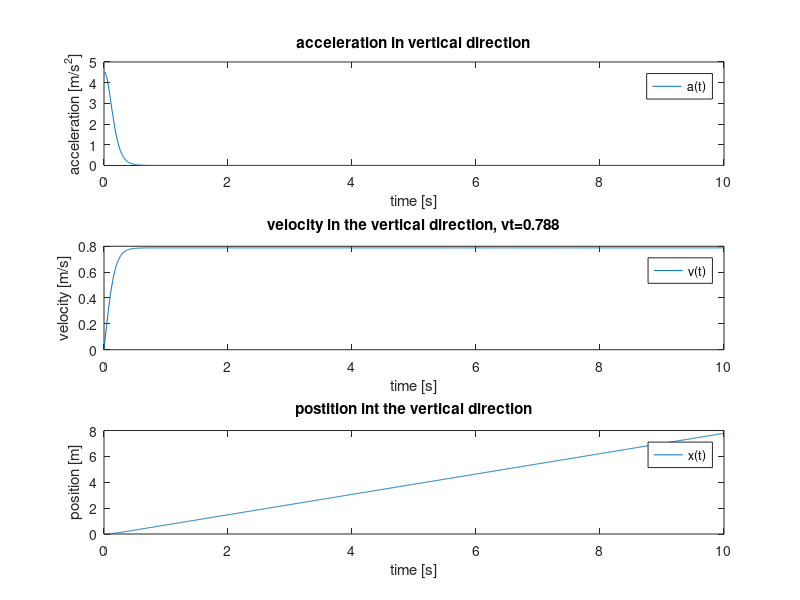
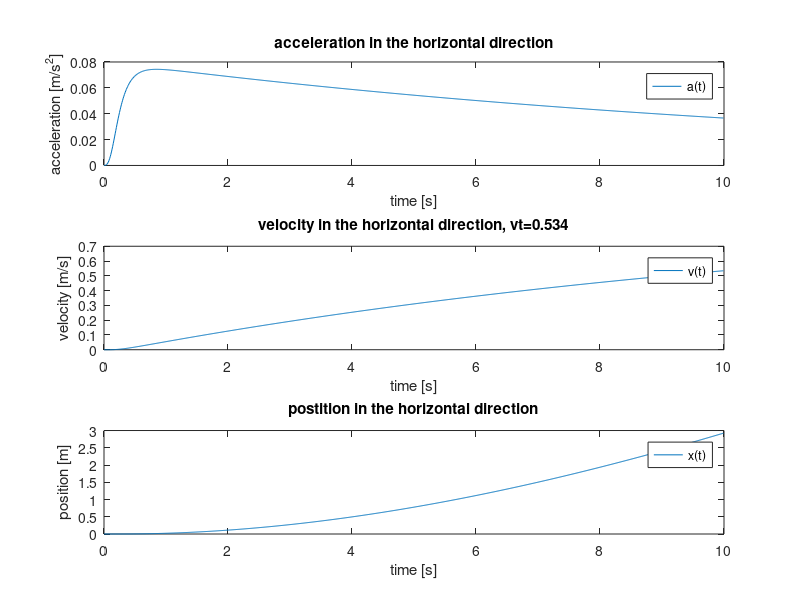
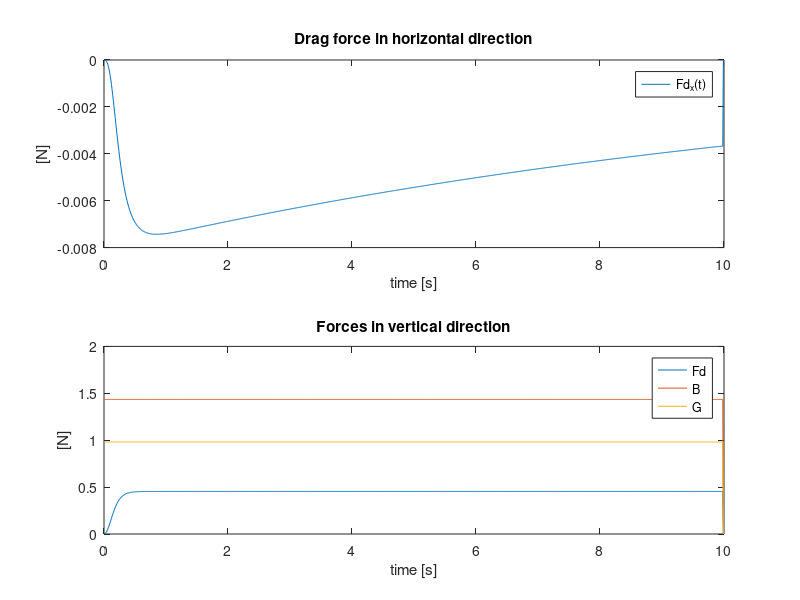

Write MATLAB code to recreate these figures, in order.
function main
%%
%   Project 7.2 - FYS-MEK1110 - mechanics - oblig #2
%
%                Weather Balloon
%%
% constants

radius = 0.3; % radius of balloon
V = 4/3*pi*radius^3;
A = 4*pi*radius^2;
eps = 0.001
vt_x = 0;
vt_z = 0;
m = 0.1;
w0 = 1.0;
h = 10;
g = 9.81;
rho = 1.255;     % 15degrees Celcius and at sealevel.
rho2 = 1.293;    % 20degrees Celcius and at sealevel.
Cd = 1.0;        % shapefactor
D = 0.5*rho2*Cd*A;
Bouyancy = rho2*V*g;
t0 = 0;
tmax = 10;
N = 1000;
dt = (tmax-t0)/N;

A
V
D


a = zeros(N,2);
v = zeros(N,2);
w = zeros(N,2);
r = zeros(N,2);
Fd = zeros(N,2);
G = zeros(N,2);
B = zeros(N,2);
t = zeros(N,1);

%%

    function Drg = Drag(v,w)
        velocity = v - w;
        Drg = D*norm(velocity).*velocity;
    end

    function wnd = wind(z)
        wnd = w0*(1-exp(-z/h));
    end

for i=1:N-1
    w(i,1) = wind(r(i,2));
    G(i,2) = m*g;
    B(i,2) = Bouyancy;
    
    %Fd(i,2) = D*abs(v(i,2))*(v(i,2));
    Fd(i,:) = Drag(v(i,:),w(i,:));
    
    a(i,:) = (B(i,:) - G(i,:) - Fd(i,:))./m;
    v(i+1,:) = v(i,:) + a(i,:).*dt;
    r(i+1,:) = r(i,:) + v(i+1,:).*dt;
    
    if v(i,1) + eps > v(i+1,1)
        vt_x = v(i+1,1);
    end
    
    if v(i+1,2) < v(i,2) + eps 
        vt_z = v(i+1,2);
    end
    t(i+1) = t(i) + dt;

end

a(end,:) = a(end-1,:);

%%
% plotting

figure()

subplot(3,1,1)
plot(t(:),a(:,2))
title('acceleration in vertical direction')
xlabel('time [s]')
ylabel('acceleration [m/s^2]')
legend('a(t)')

subplot(3,1,2)
plot(t(:),v(:,2))
Title1 = ['velocity in the vertical direction, vt=' num2str(vt_z,'%.3f')];
title(Title1)
xlabel('time [s]')
ylabel('velocity [m/s]')
legend('v(t)')

subplot(3,1,3)
plot(t(:),r(:,2))
title('postition int the vertical direction')
xlabel('time [s]')
ylabel('position [m]')
legend('x(t)')

figure()

subplot(3,1,1)
plot(t(:),a(:,1))
title('acceleration in the horizontal direction')
xlabel('time [s]')
ylabel('acceleration [m/s^2]')
legend('a(t)')

subplot(3,1,2)
plot(t(:),v(:,1))
Title2 = ['velocity in the horizontal direction, vt=' num2str(vt_x,'%.3f')];
title(Title2)
xlabel('time [s]')
ylabel('velocity [m/s]')
legend('v(t)')

subplot(3,1,3)
plot(t(:),r(:,1))
title('postition in the horizontal direction')
xlabel('time [s]')
ylabel('position [m]')
legend('x(t)')

figure()
subplot(2,1,1)
plot(t(:),Fd(:,1))
title('Drag force in horizontal direction')
legend('Fd_x(t)')
ylabel('[N]')
xlabel('time [s]')
subplot(2,1,2)
plot(t(:), Fd(:,2))
hold on
plot(t(:),B(:,2))
plot(t(:),G(:,2))
title('Forces in vertical direction')
ylabel('[N]')
xlabel('time [s]')
legend('Fd','B','G')
hold off

vt_x
vt_z
    
end